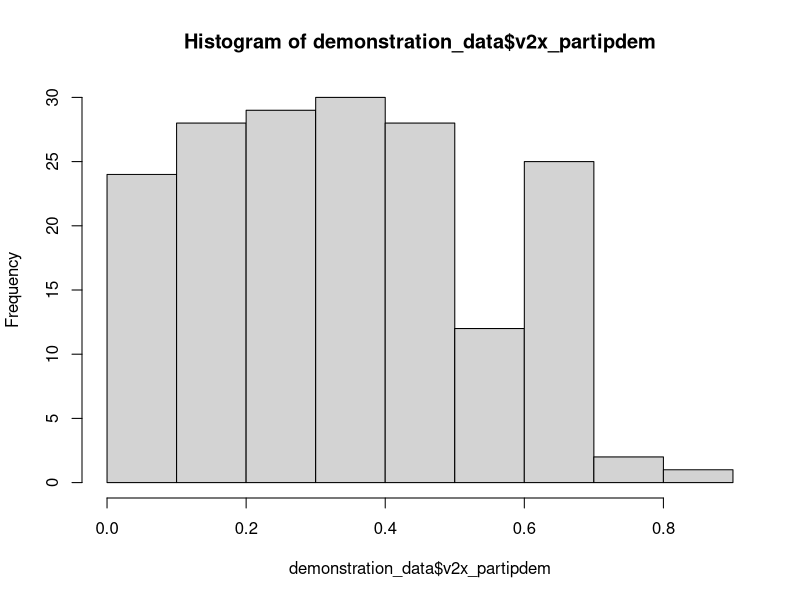
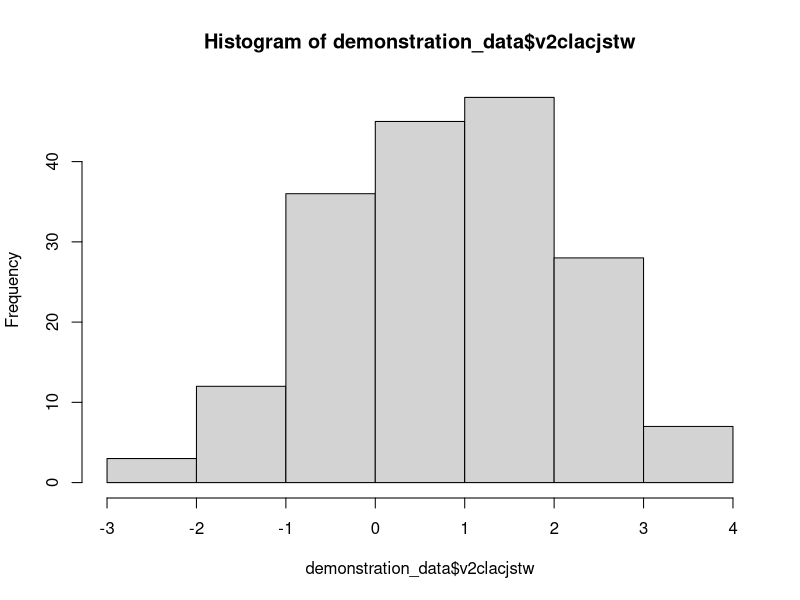

These figures' R source, in order:
## ---- chunk 1

demonstration_data <- read.csv("demonstration_data.csv")
head(demonstration_data)

## ---- chunk 2
median(demonstration_data$v2x_partipdem)

median(demonstration_data$v2clacjstw)


## ---- chunk 3

mean(demonstration_data$v2x_partipdem)

mean(demonstration_data$v2clacjstw)



## ---- chunk 4

var(demonstration_data$v2x_partipdem)

var(demonstration_data$v2clacjstw)


sd(demonstration_data$v2x_partipdem)

sd(demonstration_data$v2clacjstw)



## ---- chunk 5

summary(demonstration_data$v2x_partipdem)

summary(demonstration_data$v2clacjstw)

## ---- chunk 6

hist(demonstration_data$v2x_partipdem)


## ---- chunk 7

hist(demonstration_data$v2clacjstw)

